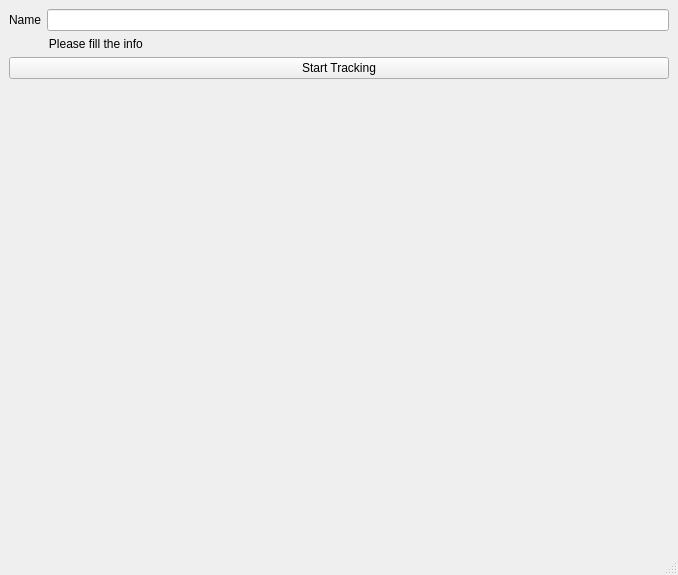
<?xml version="1.0" encoding="UTF-8"?>
<ui version="4.0">
 <class>MainWindow</class>
 <widget class="QMainWindow" name="MainWindow">
  <property name="geometry">
   <rect>
    <x>0</x>
    <y>0</y>
    <width>678</width>
    <height>575</height>
   </rect>
  </property>
  <property name="sizePolicy">
   <sizepolicy hsizetype="Expanding" vsizetype="Preferred">
    <horstretch>0</horstretch>
    <verstretch>0</verstretch>
   </sizepolicy>
  </property>
  <property name="windowTitle">
   <string>MainWindow</string>
  </property>
  <property name="layoutDirection">
   <enum>Qt::LayoutDirection::LeftToRight</enum>
  </property>
  <widget class="QWidget" name="centralwidget">
   <layout class="QVBoxLayout" name="verticalLayout">
    <item>
     <layout class="QFormLayout" name="formLayout">
      <property name="labelAlignment">
       <set>Qt::AlignmentFlag::AlignLeading|Qt::AlignmentFlag::AlignLeft|Qt::AlignmentFlag::AlignVCenter</set>
      </property>
      <item row="0" column="0">
       <widget class="QLabel" name="label">
        <property name="sizePolicy">
         <sizepolicy hsizetype="Preferred" vsizetype="Preferred">
          <horstretch>0</horstretch>
          <verstretch>0</verstretch>
         </sizepolicy>
        </property>
        <property name="text">
         <string>Name</string>
        </property>
       </widget>
      </item>
      <item row="0" column="1">
       <widget class="QLineEdit" name="lineEdit">
        <property name="sizePolicy">
         <sizepolicy hsizetype="Expanding" vsizetype="Preferred">
          <horstretch>0</horstretch>
          <verstretch>0</verstretch>
         </sizepolicy>
        </property>
       </widget>
      </item>
      <item row="1" column="0" colspan="2">
       <widget class="QLabel" name="errorlabel">
        <property name="sizePolicy">
         <sizepolicy hsizetype="Preferred" vsizetype="Preferred">
          <horstretch>0</horstretch>
          <verstretch>0</verstretch>
         </sizepolicy>
        </property>
        <property name="text">
         <string>            Please fill the info</string>
        </property>
       </widget>
      </item>
      <item row="2" column="0" colspan="2">
       <widget class="QPushButton" name="pushButton_2">
        <property name="sizePolicy">
         <sizepolicy hsizetype="Expanding" vsizetype="Preferred">
          <horstretch>0</horstretch>
          <verstretch>0</verstretch>
         </sizepolicy>
        </property>
        <property name="text">
         <string>Start Tracking</string>
        </property>
       </widget>
      </item>
     </layout>
    </item>
   </layout>
  </widget>
  <widget class="QMenuBar" name="menubar">
   <property name="geometry">
    <rect>
     <x>0</x>
     <y>0</y>
     <width>678</width>
     <height>26</height>
    </rect>
   </property>
  </widget>
  <widget class="QStatusBar" name="statusbar"/>
 </widget>
 <resources/>
 <connections>
  <connection>
   <sender>lineEdit</sender>
   <signal>textChanged(QString)</signal>
   <receiver>errorlabel</receiver>
   <slot>setText(QString)</slot>
   <hints>
    <hint type="sourcelabel">
     <x>330</x>
     <y>264</y>
    </hint>
    <hint type="destinationlabel">
     <x>332</x>
     <y>284</y>
    </hint>
   </hints>
  </connection>
 </connections>
</ui>
